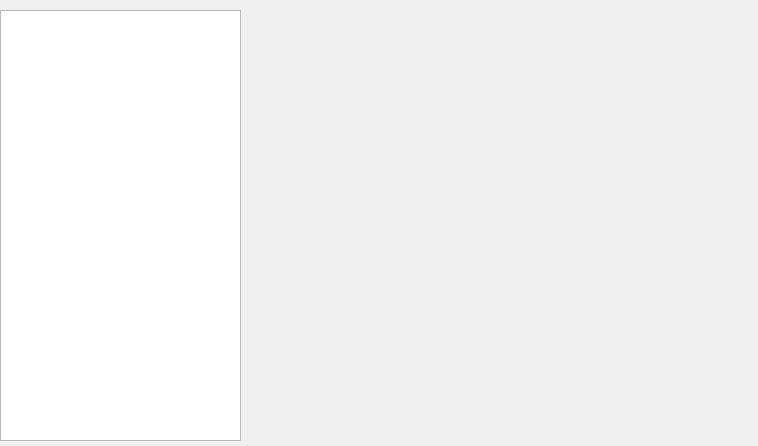
<?xml version="1.0" encoding="UTF-8"?>
<ui version="4.0">
 <class>Form</class>
 <widget class="QWidget" name="Form">
  <property name="geometry">
   <rect>
    <x>0</x>
    <y>0</y>
    <width>758</width>
    <height>446</height>
   </rect>
  </property>
  <property name="windowTitle">
   <string>Settings</string>
  </property>
  <widget class="QTreeView" name="treeView">
   <property name="geometry">
    <rect>
     <x>0</x>
     <y>10</y>
     <width>241</width>
     <height>431</height>
    </rect>
   </property>
  </widget>
 </widget>
 <resources/>
 <connections/>
</ui>
